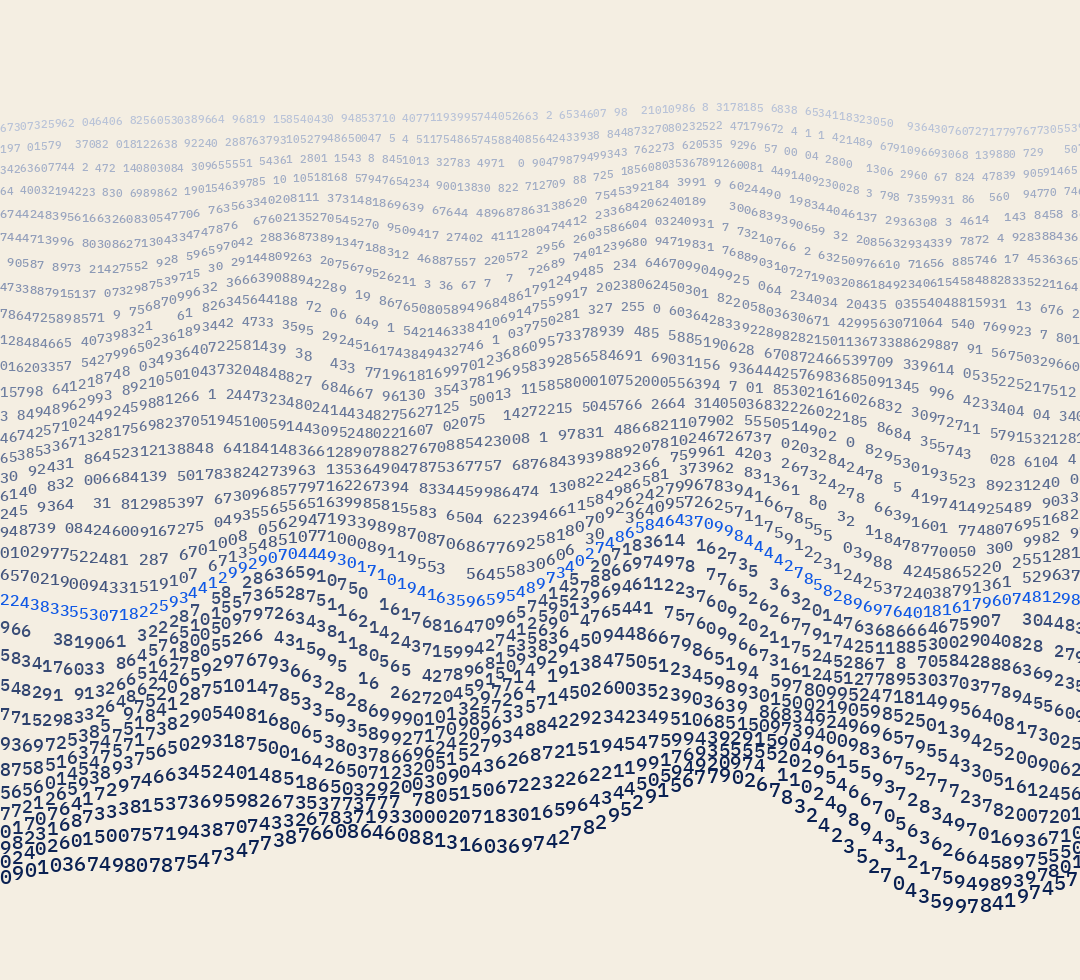

Python code for this plot:
from engine import *
F='../../decisions/fonts/'
W,H=1080,980
im=Image.new('RGB',(W,H),hexrgb('#F4EEE2')); d=ImageDraw.Draw(im)
ink=hexrgb('#092052'); pale=hexrgb('#B9C3D8'); blue=hexrgb('#0F58E5')
rows=34; step=14
def ridge(x,k):
    t=k/rows
    return (90*np.exp(-((x-0.62)/0.16)**2)+55*np.exp(-((x-0.25)/0.12)**2)+18*np.sin(x*19+k*0.4))*(0.25+t)
hl=21
for k in range(rows):
    t=k/(rows-1); size=int(11+t*9)
    font=ImageFont.truetype(F+'IBMPlexMono-Medium.ttf',size)
    y0=120+k*(H-200)/rows
    x=0
    while x<W:
        xf=x/W; y=y0-ridge(xf,k)
        col=blue if k==hl else lerp(pale,ink,t**0.8)
        ch=str(int(rng.random()*10))
        if k==hl or rng.random()>0.15*(1-t): d.text((x,y),ch,font=font,fill=col)
        x+=size*0.62
im.save('v2.png')
